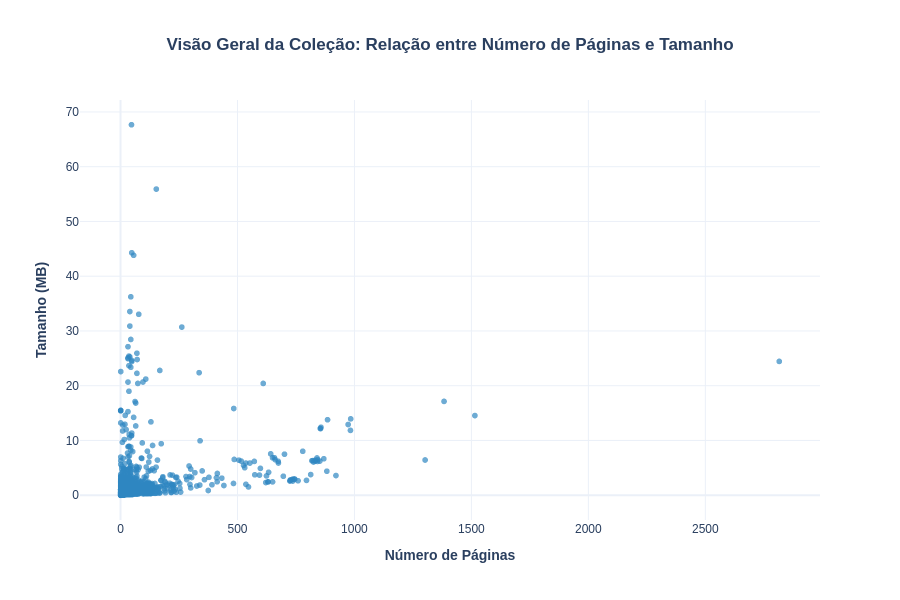

Notebook code for this chart:
### Markdown cell above
## Descrição do Dataset

O dataset utilizado nesta análise contém informações sobre documentos PDF, com as seguintes características:

- **URL**: Caminho/localização do arquivo PDF
- **nato-digital**: Flag indicando se o documento é nativo digital (não escaneado)
- **numero-de-paginas**: Quantidade de páginas do documento
- **megabytes**: Tamanho do arquivo em MB

Para esta análise, focamos apenas nos documentos nativos digitais (nato-digital=True) e
que estão disponíveis no sistema de arquivos local, garantindo a possibilidade de extrair
e analisar seu conteúdo textual.

### Code cell
# %%
# =============================================================================
# 2. DADOS USADOS: DESCRIÇÃO DO DATASET E EXPLORAÇÃO INICIAL
# =============================================================================


def load_and_preprocess(path: Path) -> pd.DataFrame:
    """
    Carrega o CSV e retorna DataFrame com PDFs nativos disponíveis em disco.

    Args:
        path: Caminho para o arquivo CSV de dados.

    Returns:
        pd.DataFrame: Dados com coluna 'path' para cada arquivo PDF.
    """
    df = pd.read_csv(
        path,
        usecols=["URL", "nato-digital", "numero-de-paginas", "megabytes"],
        dtype={
            "URL": str,
            "nato-digital": bool,
            "numero-de-paginas": int,
            "megabytes": float,
        },
    )
    df = df[df["nato-digital"]].reset_index(drop=True)
    df["path"] = df["URL"].str.replace("\\", "/", regex=False).map(Path)
    df = df[df["path"].map(lambda p: p.is_file())].reset_index(drop=True)
    return df


# Carrega dados e exibe quantidade de documentos digitais válidos
df = load_and_preprocess(DATASET_PATH)

# Criando um resumo das características básicas
basic_stats = {
    "Total de documentos": len(df),
    "Tamanho total (MB)": df["megabytes"].sum(),
    "Total de páginas": df["numero-de-paginas"].sum(),
    "Tamanho médio (MB)": df["megabytes"].mean(),
    "Páginas médias por documento": df["numero-de-paginas"].mean(),
}

# Exibindo as estatísticas básicas em uma tabela formatada
stats_md = "| Característica | Valor |\n|---------------|-------|\n"
for key, value in basic_stats.items():
    if isinstance(value, int):
        formatted_value = f"{value:,}"
    else:
        formatted_value = f"{value:.2f}"
    stats_md += f"| {key} | {formatted_value} |\n"

display(Markdown(stats_md))

# Criando um gráfico scatter básico para visualizar a coleção
fig = px.scatter(
    df,
    x="numero-de-paginas",
    y="megabytes",
    title="<b>Visão Geral da Coleção: Relação entre Número de Páginas e Tamanho</b>",
    labels={"numero-de-paginas": "Número de Páginas", "megabytes": "Tamanho (MB)"},
    color_discrete_sequence=[MAIN_COLOR],
    opacity=0.7,
)

fig.update_layout(
    title_x=0.5,
    **FIGURE_CONFIG,
    xaxis_title="<b>Número de Páginas</b>",
    yaxis_title="<b>Tamanho (MB)</b>",
)

fig.show()

### Figure 1 — Plotly figure (JSON) as saved in the notebook; plotly's stock layout.template omitted (floating-point values rounded to 4 significant figures; data arrays with more than 128 entries replaced by an {"elided": "..."} marker saying what was removed)
{"data": [{"hovertemplate": "Número de Páginas=%{x}<br>Tamanho (MB)=%{y}<extra></extra>", "legendgroup": "", "marker": {"color": "#2E86C1", "opacity": 0.7, "symbol": "circle"}, "mode": "markers", "name": "", "showlegend": false, "type": "scattergl", "x": {"elided": "4134 int values"}, "xaxis": "x", "y": {"elided": "4134 float values"}, "yaxis": "y"}], "layout": {"font": {"family": "Arial", "size": 12}, "height": 600, "legend": {"tracegroupgap": 0}, "margin": {"b": 80, "l": 80, "r": 80, "t": 100}, "title": {"text": "<b>Visão Geral da Coleção: Relação entre Número de Páginas e Tamanho</b>", "x": 0.5}, "width": 900, "xaxis": {"anchor": "y", "domain": [0, 1], "title": {"text": "<b>Número de Páginas</b>"}}, "yaxis": {"anchor": "x", "domain": [0, 1], "title": {"text": "<b>Tamanho (MB)</b>"}}}}
